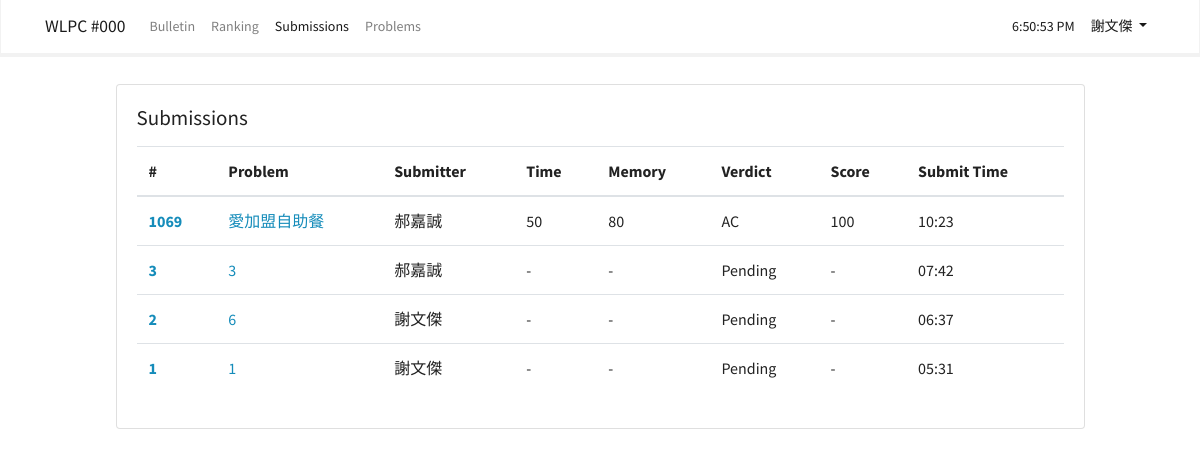
/submissions (signed in), run on the app's committed database.
### app/models.py (models this page shows, shortened)
class User(UserMixin, db.Model):
    __tablename__ = 'users'
    id = db.Column(db.Integer, primary_key = True)
    email = db.Column(db.String(64), unique = True, index = True)
    username = db.Column(db.String(64), index = True)
    password_hash = db.Column(db.String(128))
    status = db.Column(db.String)
    score = db.Column(db.Integer)
    @property
    def password(self):
        raise AttributeError('password is not a readable attribute')

class Submission(db.Model):
    __tablename__ = 'submissions'
    id = db.Column(db.Integer, primary_key = True)
    pid = db.Column(db.Integer)
    uid = db.Column(db.Integer)
    code = db.Column(db.Text)
    code_hash = db.Column(db.String)
    time = db.Column(db.Integer)
    memory = db.Column(db.Integer)
    verdict = db.Column(db.String(10))
    score = db.Column(db.Integer)
    create_time = db.Column(db.DateTime)

### app/submission/views.py (the view)
@submission.route('/submissions')
def list():
    page = request.args.get('page', 1, type=int)
    pagination = Submission.query.order_by(Submission.id.desc()).paginate(page, per_page = current_app.config['ITEMS_PER_PAGE'], error_out=True)
    submissions = pagination.items
    user = User
    return render_template('submissions/list.html', current_time = datetime.utcnow(), submissions = submissions, pagination = pagination, user = user)

### app/models.py (called while the page is built)
@login_manager.user_loader
def load_user(user_id):
    return User.query.get(int(user_id))

### app/templates/submissions/list.html (shortened to what this page needs)
{% extends "base.html" %}
{% block page_content %}
<div class="container" style="width: 90%">
    <div class="card">
        <div class="card-body">
            <h4 class="card-title mb-3">Submissions</h4>
            <table class="table">
                <thead>
                    <tr>
                        <th scope="col">#</th>
                        <th scope="col">Problem</th>
                        <th scope="col">Submitter</th>
                        <th scope="col">Time</th>
                        <th scope="col">Memory</th>
                        <th scope="col">Verdict</th>
                        <th scope="col">Score</th>
                        <th scope="col">Submit Time</th>
                    </tr>
                <tbody>
                    <tr class="table-default">
                        <th scope="row"><a href="#">1069</a></th>
                        <td><a href="#">愛加盟自助餐</a></td>
                        <td>郝嘉誠</td>
                        <td>50</td>
                        <td>80</td>
                        <td >AC</td>
                        <td>100</td>
                        <td>10:23</td>
                    </tr>
                    {% for submission in submissions %}
                    <tr class="table-default">
                        <th scope="row"><a href="{{ url_for('submission.result', sid = submission.id) }}">{{ submission.id }}</a></th>
                        <td><a href="#">{{ submission.pid }}</a></td>
                        <td>{{ user.query.get(submission.uid).username }}</td>
                        <td>{{ submission.time or '-' }}</td>
                        <td>{{ submission.memory or '-' }}</td>
                        <td>{{ submission.verdict }}</td>
                        <td>{{ submission.score or '-' }}</td>
                        <td>{{ moment(submission.create_time).format('hh:mm') }}</td>
                    </tr>
                    {% endfor %}
                </tbody>
                </thead>
            </table>
        </div>
    </div><br>
</div>
{% endblock %}

### app/templates/base.html (shortened to what this page needs)
{% extends "bootstrap/base.html" %}
{% block styles %}
<link rel="stylesheet" href="{{ url_for('static', filename='bootstrap.css') }}">
{% endblock %}
{% block navbar %}
<nav class="navbar navbar-expand-lg navbar-light bg-light fixed-top">
    <div class="container">
        <a class="navbar-brand" href="/">{{ config['CONTEST'] }}</a>
        <div class="collapse navbar-collapse" id="navbarColor03">
            <ul class="navbar-nav mr-auto">
                <li class="nav-item {{ 'active' if request.path.startswith('/bulletin') }}">
                    <a class="nav-link" href="{{ url_for('main.bulletin') }}">Bulletin<span class="sr-only">(current)</span></a>
                </li>
                <li class="nav-item {{ 'active' if request.path.startswith('/ranking') }}">
                    <a class="nav-link" href="{{ url_for('main.ranking') }}">Ranking</a>
                </li>
                <li class="nav-item {{ 'active' if request.path.startswith('/submissions') }}">
                    <a class="nav-link" href="{{ url_for('submission.list') }}">Submissions</a>
                </li>
                <li class="nav-item {{ 'active' if request.path.startswith('/problems') }}">
                    <a class="nav-link" href="{{ url_for('problem.problems') }}">Problems</a>
                </li>
            </ul>
            <ul class="navbar-nav my-lg-0">
                <li class="nav-item active">
                    <a class="nav-link" id="time">{{ moment(current_time).format('LTS') }}</a>
                </li>
                <li class="nav-item dropdown active">
                    {% if current_user.is_authenticated %}
                    <a class="nav-link dropdown-toggle" data-toggle="dropdown" href="#" id="themes">{{
                        current_user.username }} </a>
                    {% endif %}
                </li>
            </ul>
        </div>
    </div>
</nav>
{% endblock %}
{% block content %}
<br>
<br>
<br>
<br>
<div class="container">
    {% block page_content %}{% endblock %}
</div>
{% endblock %}

### data on the page
User: username "謝文傑"
Submission: id "3", pid "3", query.get "郝嘉誠", time "-", memory "-", verdict "Pending", score "-", create_time "07:42"
Submission: id "2", pid "6", query.get "謝文傑", time "-", memory "-", verdict "Pending", score "-", create_time "06:37"
Submission: id "1", pid "1", query.get "謝文傑", time "-", memory "-", verdict "Pending", score "-", create_time "05:31"

### other printed values
{{ config['CONTEST'] }} "WLPC #000"
